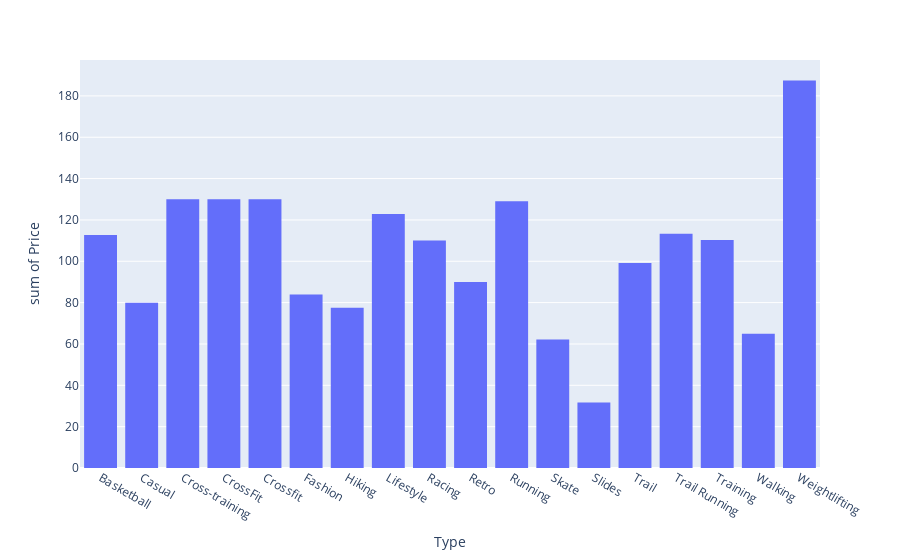

Notebook cell for this chart:
### Code cell
shoe_01 = shoe.groupby('Type')['Price'].mean().reset_index()
px.histogram(shoe_01 , x = 'Type' , y = 'Price')

### Figure 1 — Plotly figure (JSON) as saved in the notebook; plotly's stock layout.template omitted (floating-point values rounded to 4 significant figures)
{"data": [{"alignmentgroup": "True", "bingroup": "x", "histfunc": "sum", "hovertemplate": "Type=%{x}<br>sum of Price=%{y}<extra></extra>", "legendgroup": "", "marker": {"color": "#636efa", "pattern": {"shape": ""}}, "name": "", "offsetgroup": "", "orientation": "v", "showlegend": false, "type": "histogram", "x": ["Basketball", "Casual", "Cross-training", "CrossFit", "Crossfit", "Fashion", "Hiking", "Lifestyle", "Racing", "Retro", "Running", "Skate", "Slides", "Trail", "Trail Running", "Training", "Walking", "Weightlifting"], "xaxis": "x", "y": [112.7, 79.94, 130, 130, 130, 83.9, 77.5, 122.8, 110, 90, 129.1, 62.2, 31.67, 99.17, 113.3, 110.3, 64.98, 187.5], "yaxis": "y"}], "layout": {"barmode": "relative", "legend": {"tracegroupgap": 0}, "margin": {"t": 60}, "xaxis": {"anchor": "y", "domain": [0, 1], "title": {"text": "Type"}}, "yaxis": {"anchor": "x", "domain": [0, 1], "title": {"text": "sum of Price"}}}}
